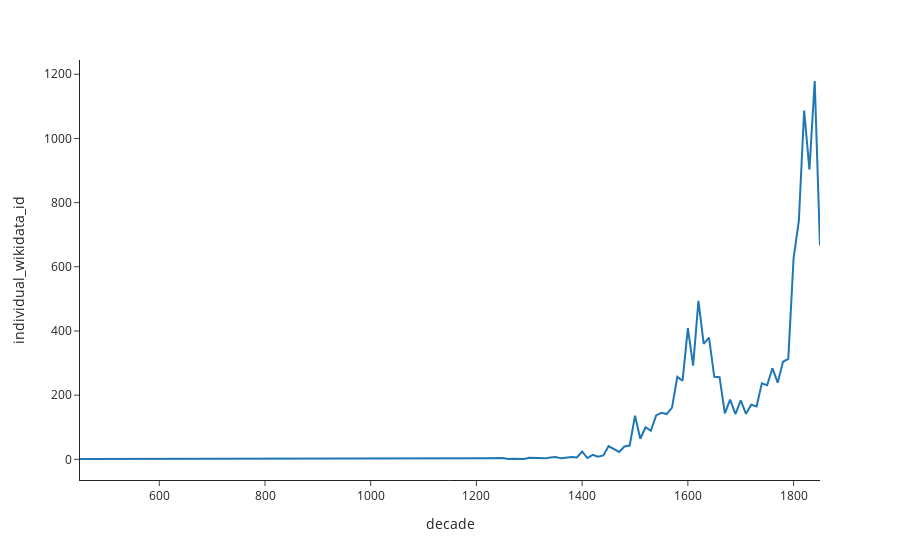

The notebook cell saved with this chart:
### Code cell
df_fig = df_trends[df_trends['region_code']=='re_low_countries']

px.line(df_fig, x = 'decade', y = 'individual_wikidata_id', template = 'simple_white')

### Figure 1 — Plotly figure (JSON) as saved in the notebook; plotly's stock layout.template omitted (floating-point values rounded to 4 significant figures)
{"data": [{"hovertemplate": "decade=%{x}<br>individual_wikidata_id=%{y}<extra></extra>", "legendgroup": "", "line": {"color": "#1F77B4", "dash": "solid"}, "marker": {"symbol": "circle"}, "mode": "lines", "name": "", "orientation": "v", "showlegend": false, "type": "scatter", "x": [450, 950, 970, 980, 1000, 1030, 1080, 1100, 1120, 1130, 1150, 1180, 1190, 1200, 1220, 1250, 1260, 1270, 1280, 1290, 1300, 1330, 1340, 1350, 1360, 1370, 1380, 1390, 1400, 1410, 1420, 1430, 1440, 1450, 1460, 1470, 1480, 1490, 1500, 1510, 1520, 1530, 1540, 1550, 1560, 1570, 1580, 1590, 1600, 1610, 1620, 1630, 1640, 1650, 1660, 1670, 1680, 1690, 1700, 1710, 1720, 1730, 1740, 1750, 1760, 1770, 1780, 1790, 1800, 1810, 1820, 1830, 1840, 1850], "xaxis": "x", "y": [1, 1, 1, 1, 1, 1, 2, 3, 1, 1, 3, 1, 1, 3, 3, 4, 1, 2, 2, 1, 5, 3, 6, 7, 3, 5, 7, 6, 24, 4, 14, 8, 12, 41, 31, 23, 40, 43, 136, 64, 100, 89, 137, 145, 141, 161, 257, 245, 409, 292, 494, 360, 379, 257, 256, 143, 186, 141, 184, 142, 170, 165, 237, 231, 284, 239, 304, 313, 626, 744, 1087, 903, 1179, 666], "yaxis": "y"}], "layout": {"autosize": true, "legend": {"tracegroupgap": 0}, "margin": {"t": 60}, "xaxis": {"anchor": "y", "autorange": true, "domain": [0, 1], "range": [450, 1850], "title": {"text": "decade"}, "type": "linear"}, "yaxis": {"anchor": "x", "autorange": true, "domain": [0, 1], "range": [-64.44, 1244.0], "title": {"text": "individual_wikidata_id"}, "type": "linear"}}}
